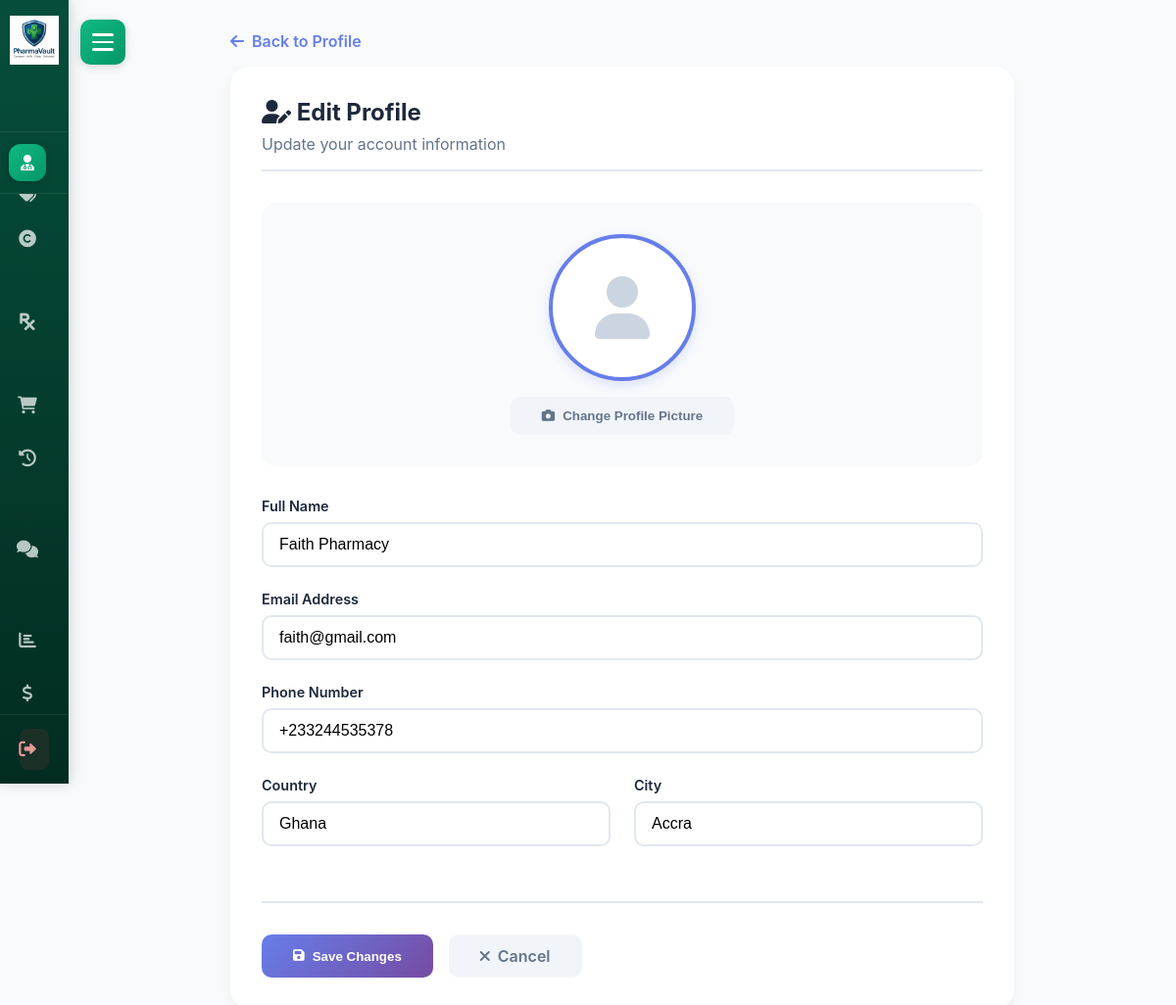
/admin/edit_profile.php (signed in), run on the app's committed database.
### tables this page shows
CREATE TABLE `customer` (
  `customer_id` int(11) NOT NULL,
  `customer_name` varchar(100) NOT NULL,
  `customer_email` varchar(50) NOT NULL,
  `customer_pass` varchar(150) NOT NULL,
  `customer_country` varchar(30) NOT NULL,
  `customer_city` varchar(30) NOT NULL,
  `customer_contact` varchar(15) NOT NULL,
  `customer_image` varchar(100) DEFAULT NULL,
  `user_role` int(11) NOT NULL COMMENT '0=Super Admin, 1=Pharmacy Owner, 2=Customer'
);

### settings/db_class.php (called while the page is built, shortened)
<?php
class db_connection {
    public function db_connect() {
        try {
            $this->db = new mysqli(SERVER, USERNAME, PASSWD, DATABASE);
            return true;
        } catch (Exception $e) {
            error_log("Database connection error: " . $e->getMessage());
            die("Database connection failed. Please try again later.");
        }
    }
}

### classes/customer_class.php (called while the page is built, shortened)
<?php
require_once '../settings/db_class.php';
class Customer extends db_connection {
    public function getCustomerById($customer_id) {
        $stmt = $this->db->prepare("SELECT * FROM customer WHERE customer_id = ?");
        $stmt->bind_param("i", $customer_id);
        $stmt->execute();
        return $stmt->get_result()->fetch_assoc();
    }
}

### controllers/customer_controller.php (called while the page is built, shortened)
<?php
require_once '../classes/customer_class.php';
function get_customer_by_id_ctr($customer_id) {
    try {
        $customer = new Customer();
        $data = $customer->getCustomerById($customer_id);
        if ($data) {
            return [
                'success' => true,
                'data' => $data
            ];
        } else {
            return [
                'success' => false,
                'message' => 'Customer not found'
            ];
        }
    } catch (Exception $e) {
        error_log("Get customer by ID controller error: " . $e->getMessage());
        return [
            'success' => false,
            'message' => 'Error retrieving customer data'
        ];
    }
}
?>

### settings/core.php (called while the page is built, shortened)
<?php
function getUserId() {
    if (isset($_SESSION['id']) && !empty($_SESSION['id'])) {
        return $_SESSION['id'];
    } elseif (isset($_SESSION['user_id']) && !empty($_SESSION['user_id'])) {
        return $_SESSION['user_id'];
    } elseif (isset($_SESSION['customer_id']) && !empty($_SESSION['customer_id'])) {
        return $_SESSION['customer_id'];
    }
    return null;
}
?>

### admin/edit_profile.php (the view, shortened to what this page needs)
<?php
require_once('../settings/core.php');
require_once('../controllers/customer_controller.php');
$user_id = getUserId();
$user_result = get_customer_by_id_ctr($user_id);
$user = $user_result['data'] ?? null;
?>
<!DOCTYPE html>
<html lang="en">
<head>
    <link rel="stylesheet" href="https://cdnjs.cloudflare.com/ajax/libs/font-awesome/6.0.0/css/all.min.css">
    <link rel="stylesheet" href="https://cdn.jsdelivr.net/npm/sweetalert2@11/dist/sweetalert2.min.css">
    <link rel="stylesheet" href="../css/sidebar.css?v=2.5">
</head>
<body>
    <div class="main-content">
        <div class="edit-profile-container">
            <div style="margin-bottom: 1rem;">
                <a href="profile.php" style="color: #667eea; text-decoration: none; font-weight: 600; display: inline-flex; align-items: center; gap: 0.5rem;">
                    <i class="fas fa-arrow-left"></i> Back to Profile
                </a>
            </div>
            <div class="form-card">
                <div class="form-header">
                    <h2><i class="fas fa-user-edit"></i> Edit Profile</h2>
                    <p>Update your account information</p>
                </div>
                <form id="editProfileForm" enctype="multipart/form-data">
                    <div class="avatar-upload-section">
                        <div class="avatar-preview" id="avatarPreview">
                            <?php if (!empty($user['customer_image'])): ?>
                                <img src="../<?php echo htmlspecialchars($user['customer_image']); ?>" alt="Avatar" id="avatarImg">
                            <?php else: ?>
                                <i class="fas fa-user" id="avatarIcon"></i>
                            <?php endif; ?>
                        </div>
                        <button type="button" class="btn btn-secondary" onclick="document.getElementById('profileImage').click()">
                            <i class="fas fa-camera"></i> Change Profile Picture
                        </button>
                    </div>
                    <div class="form-group">
                        <label class="form-label">Full Name</label>
                        <input type="text" class="form-control" name="customer_name" value="<?php echo htmlspecialchars($user['customer_name']); ?>" required>
                    </div>
                    <div class="form-group">
                        <label class="form-label">Email Address</label>
                        <input type="email" class="form-control" name="customer_email" value="<?php echo htmlspecialchars($user['customer_email']); ?>" required>
                    </div>
                    <div class="form-group">
                        <label class="form-label">Phone Number</label>
                        <input type="tel" class="form-control" name="customer_contact" value="<?php echo htmlspecialchars($user['customer_contact']); ?>" required>
                    </div>
                    <div class="grid-2">
                        <div class="form-group">
                            <label class="form-label">Country</label>
                            <input type="text" class="form-control" name="customer_country" value="<?php echo htmlspecialchars($user['customer_country']); ?>" required>
                        </div>
                        <div class="form-group">
                            <label class="form-label">City</label>
                            <input type="text" class="form-control" name="customer_city" value="<?php echo htmlspecialchars($user['customer_city']); ?>" required>
                        </div>
                    </div>
                    <div class="form-actions">
                        <button type="submit" class="btn btn-primary">
                            <i class="fas fa-save"></i> Save Changes
                        </button>
                        <a href="profile.php" class="btn btn-secondary">
                            <i class="fas fa-times"></i> Cancel
                        </a>
                    </div>
                </form>
            </div>
        </div>
    </div>
</body>
</html>

### css/sidebar.css (style rules this page uses)
:root { --sidebar-width: 280px; --sidebar-collapsed-width: 70px; --hamburger-width: 60px; --transition-speed: 0.3s; --super-admin-bg-start: #1e1b4b; --super-admin-bg-end: #0f0a2e; --super-admin-accent: #dc2626; --super-admin-hover: #2d2560; --super-admin-text: #e0e7ff; --pharmacy-bg-start: #064e3b; --pharmacy-bg-end: #022c22; --pharmacy-accent: #10b981; --pharmacy-hover: #065f46; --pharmacy-text: #d1fae5; --customer-bg-start: #4c1d95; --customer-bg-end: #2e1065; --customer-accent: #8b5cf6; --customer-hover: #6d28d9; --customer-text: #e9d5ff; }
* { margin: 0; padding: 0; box-sizing: border-box; }
body { font-family: 'Inter', 'Segoe UI', Tahoma, Geneva, Verdana, sans-serif; background-color: #f8fafc; }
.main-content { margin-left: var(--sidebar-width); padding: 2rem; min-height: 100vh; transition: margin-left var(--transition-speed) ease; }
.sidebar.collapsed ~ .main-content { margin-left: var(--sidebar-collapsed-width); }

### admin/edit_profile.php (style rules this page uses)
.edit-profile-container { max-width: 800px; margin: 0 auto; }
.form-card { background: white; border-radius: 20px; padding: 2rem; box-shadow: 0 4px 12px rgba(0, 0, 0, 0.05); }
.form-header { margin-bottom: 2rem; padding-bottom: 1rem; border-bottom: 2px solid #e2e8f0; }
.form-header h2 { color: #1e293b; font-weight: 700; margin: 0 0 0.5rem 0; }
.form-header p { color: #64748b; margin: 0; }
.avatar-upload-section { text-align: center; margin-bottom: 2rem; padding: 2rem; background: #f8fafc; border-radius: 15px; }
.avatar-preview { width: 150px; height: 150px; border-radius: 50%; background: white; display: flex; align-items: center; justify-content: center; margin: 0 auto 1rem; overflow: hidden; border: 4px solid #667eea; box-shadow: 0 4px 12px rgba(102, 126, 234, 0.2); }
.avatar-preview i { font-size: 4rem; color: #cbd5e1; }
.form-group { margin-bottom: 1.5rem; }
.form-label { display: block; font-weight: 600; color: #1e293b; margin-bottom: 0.5rem; font-size: 0.9rem; }
.form-control { width: 100%; padding: 0.75rem 1rem; border: 2px solid #e2e8f0; border-radius: 10px; font-size: 1rem; transition: all 0.3s ease; }
.grid-2 { display: grid; grid-template-columns: 1fr 1fr; gap: 1.5rem; }
.btn { padding: 0.75rem 2rem; border: none; border-radius: 10px; font-weight: 600; cursor: pointer; transition: all 0.3s ease; display: inline-flex; align-items: center; gap: 0.5rem; text-decoration: none; }
.btn-primary { background: linear-gradient(135deg, #667eea, #764ba2); color: white; }
.btn-secondary { background: #f1f5f9; color: #64748b; }
.form-actions { display: flex; gap: 1rem; margin-top: 2rem; padding-top: 2rem; border-top: 2px solid #e2e8f0; }

### data on the page
customer: customer_name "Faith Pharmacy", customer_email "faith@gmail.com", customer_contact "+233244535378", customer_country "Ghana", customer_city "Accra"
